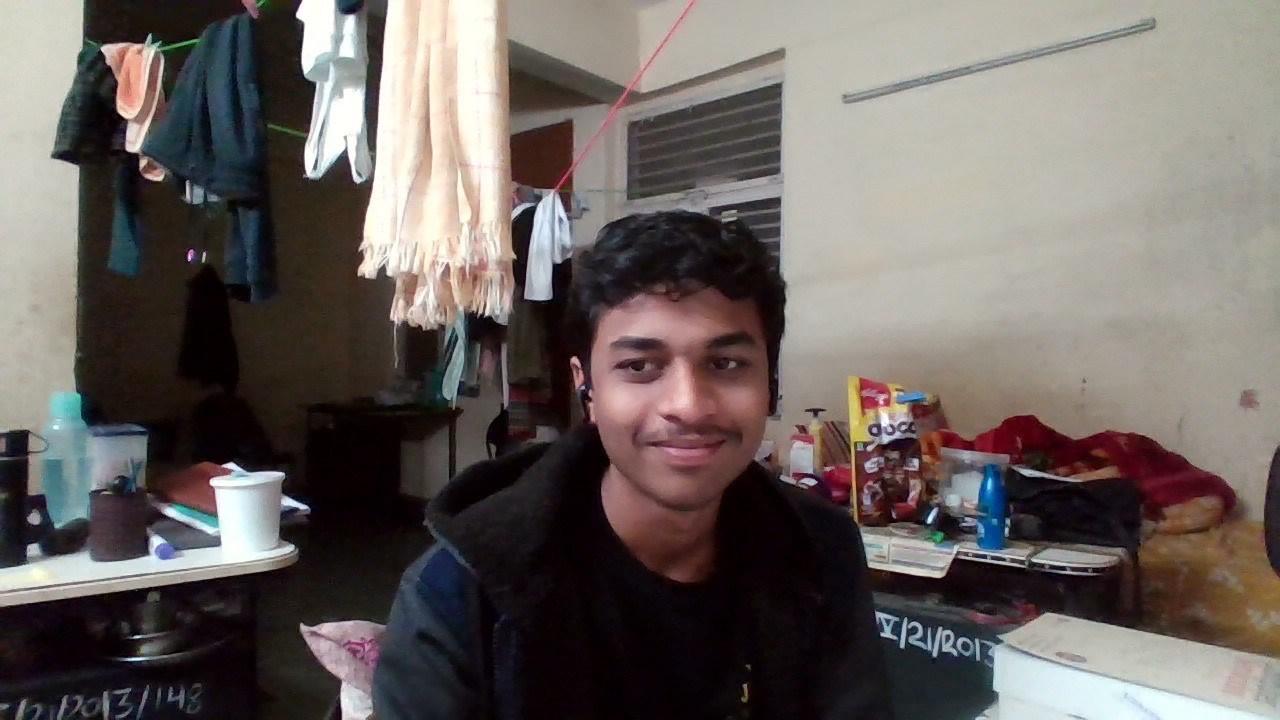
#> input picture server/Faces/WIN_20250120_23_48_21_Pro.jpg, 1280 x 720 px
$ python simple_face_recognition.py
#> lines starting #> are read from the running program, lines starting #| are printed output that depends on the picture
import cv2
import numpy as np
import os
from collections import Counter

class SimpleFaceRecognition:
    def __init__(self, faces_dir):
        self.faces_dir = faces_dir
        # Load OpenCV's pre-trained face detection model
        self.face_cascade = cv2.CascadeClassifier(cv2.data.haarcascades + 'haarcascade_frontalface_default.xml')

        # Initialize face recognizer
        self.face_recognizer = cv2.face.LBPHFaceRecognizer_create()

        # Load known faces
        self.known_faces = []
        self.known_names = []
        self.load_known_faces()

    def load_known_faces(self):
        """Load and process all images in the faces directory"""
        if not os.path.exists(self.faces_dir):
            print(f"Faces directory {self.faces_dir} not found!")
            return

        faces = []
        labels = []
        names = []

        label_counter = 0

        for filename in os.listdir(self.faces_dir):
            if filename.lower().endswith(('.png', '.jpg', '.jpeg')) and filename != 'temp.jpg':
                name = os.path.splitext(filename)[0]
                image_path = os.path.join(self.faces_dir, filename)

                # Load image
                image = cv2.imread(image_path)
#> image is the input picture: shape (720, 1280, 3); mean B, G, R 95.1, 98.8, 106.1
                if image is not None:
                    # Convert to grayscale
                    gray = cv2.cvtColor(image, cv2.COLOR_BGR2GRAY)
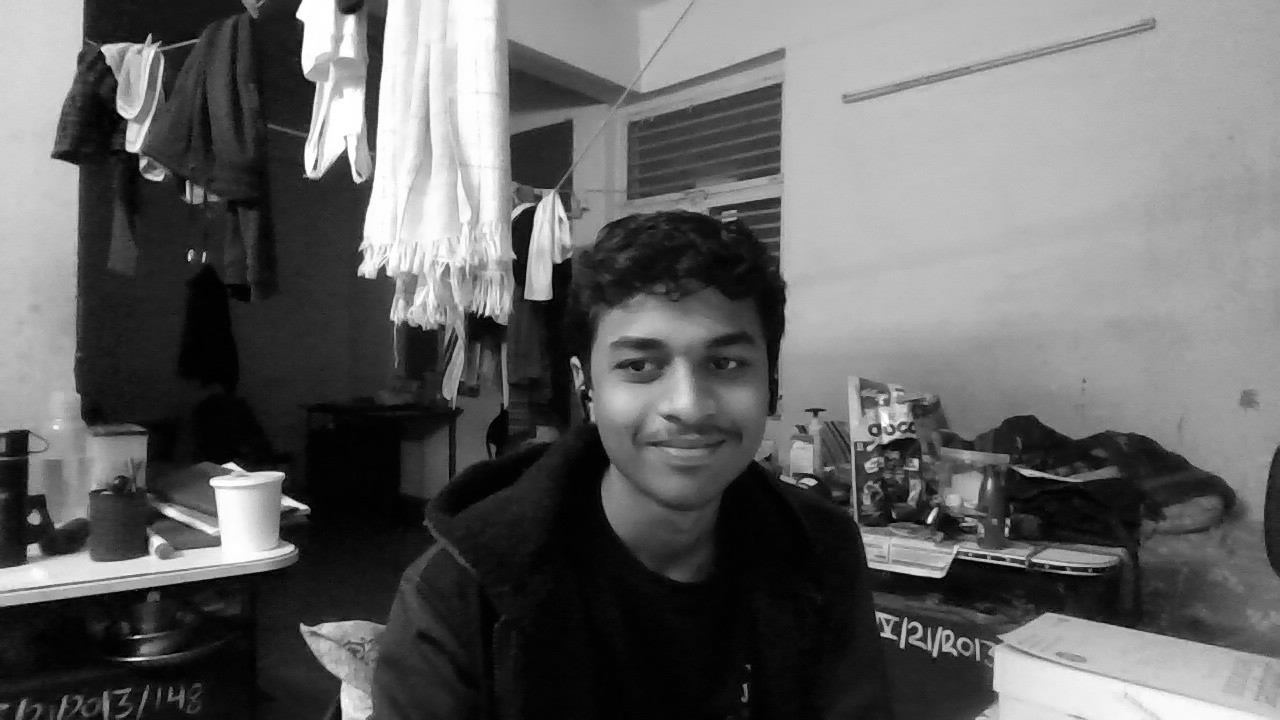
#> gray: shape (720, 1280); min 0, max 255, mean 100.5

                    # Detect faces
                    detected_faces = self.face_cascade.detectMultiScale(gray, 1.1, 4)
#> detected_faces = [[105, 102, 50, 50], [499, 363, 59, 59], [567, 274, 231, 231]]

                    if len(detected_faces) > 0:
                        # Take the first (largest) face
                        (x, y, w, h) = detected_faces[0]
#> x = 105; y = 102; w = 50; h = 50
                        face_roi = gray[y:y+h, x:x+w]
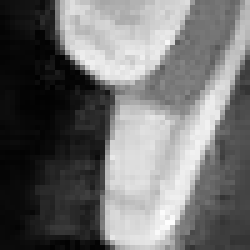
#> face_roi: shape (50, 50) (shown 5 times larger); min 1, max 254, mean 111.3

                        # Resize face to standard size
                        face_roi = cv2.resize(face_roi, (100, 100))
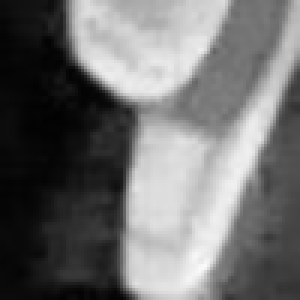
#> face_roi: shape (100, 100) (shown 3 times larger); min 2, max 250, mean 111.3

                        faces.append(face_roi)
                        labels.append(label_counter)
                        names.append(name)

                        print(f"Loaded face for: {name}")
                        label_counter += 1
                    else:
                        print(f"No face detected in {filename}")
#> pass 2 of the loop in load_known_faces, `for filename in os.listdir(self.faces_dir):`:
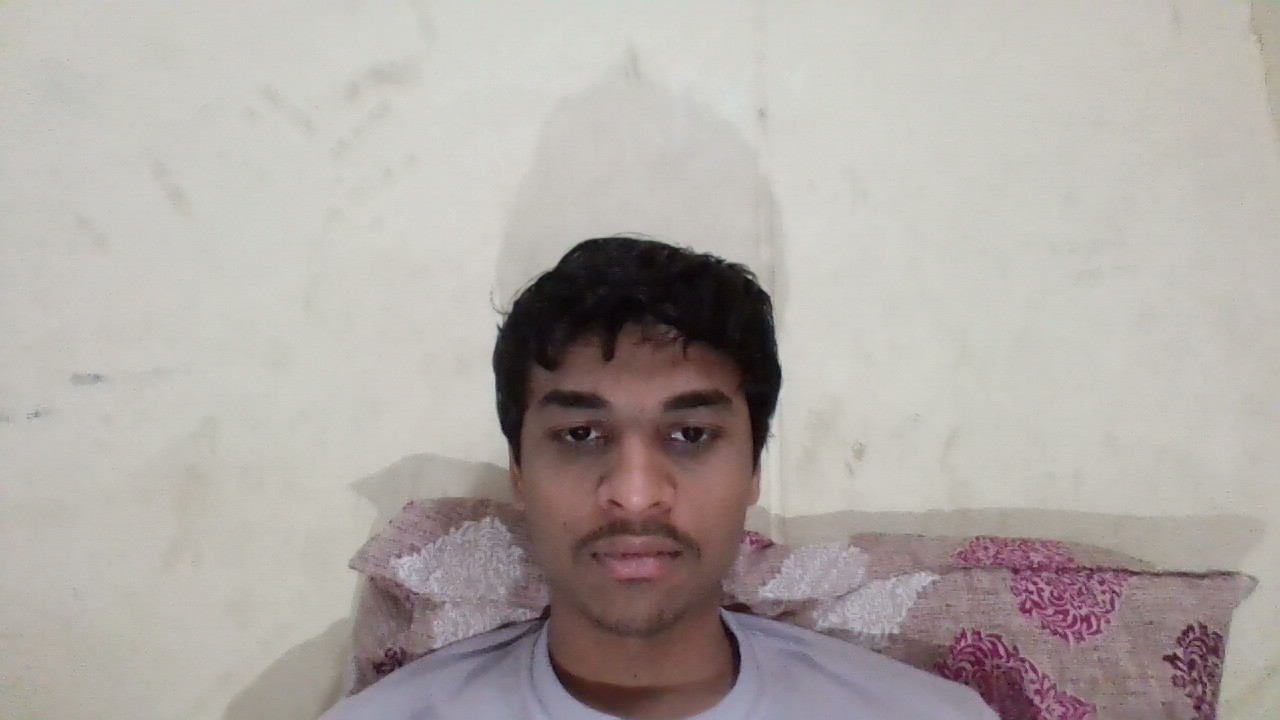
#> input picture server/Faces/WIN_20250428_22_05_53_Pro.jpg, 1280 x 720 px
#> in load_known_faces, image is the input picture: shape (720, 1280, 3); mean B, G, R 165.4, 169.2, 175.8
#> in load_known_faces, `gray = cv2.cvtColor(image, cv2.COLOR_BGR2GRAY)`:
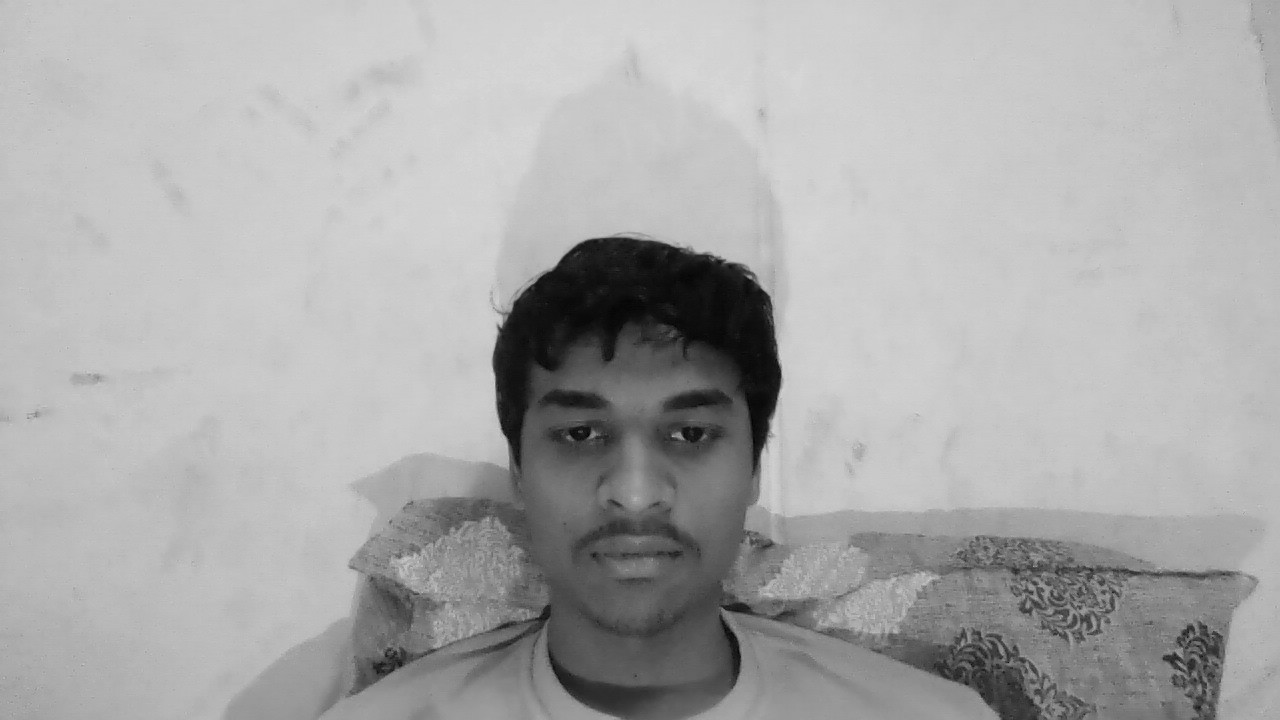
#> gray: shape (720, 1280); min 1, max 217, mean 170.7
#> detected_faces = [[479, 316, 313, 313]]
#> x = 479; y = 316; w = 313
#> in load_known_faces, `face_roi = gray[y:y+h, x:x+w]`:
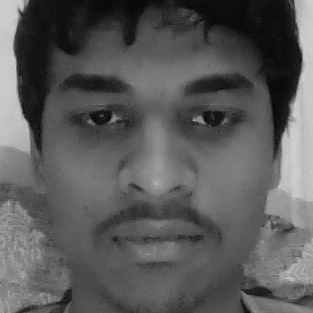
#> face_roi: shape (313, 313); min 1, max 210, mean 90.2
#> pass 3 of the loop in load_known_faces, `for filename in os.listdir(self.faces_dir):`:
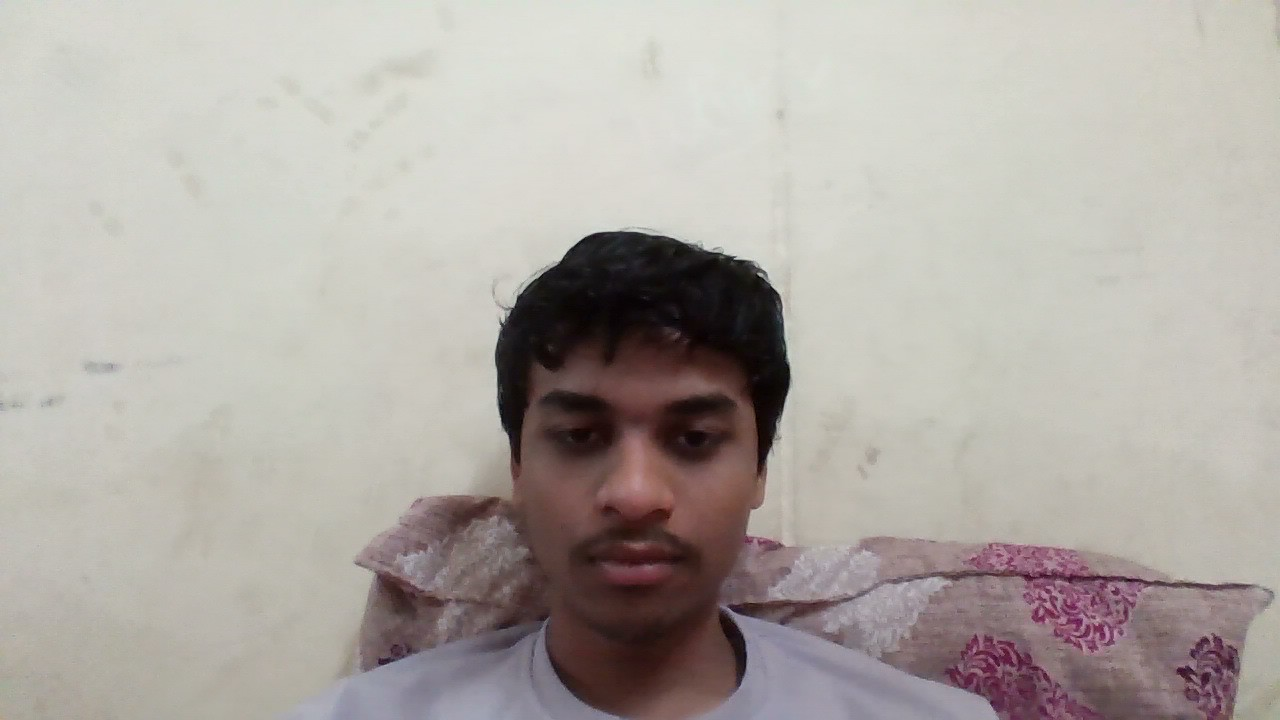
#> input picture server/Faces/WIN_20250428_22_06_02_Pro.jpg, 1280 x 720 px
#> in load_known_faces, image is the input picture: shape (720, 1280, 3); mean B, G, R 165.3, 170.8, 176.7
#> in load_known_faces, `gray = cv2.cvtColor(image, cv2.COLOR_BGR2GRAY)`:
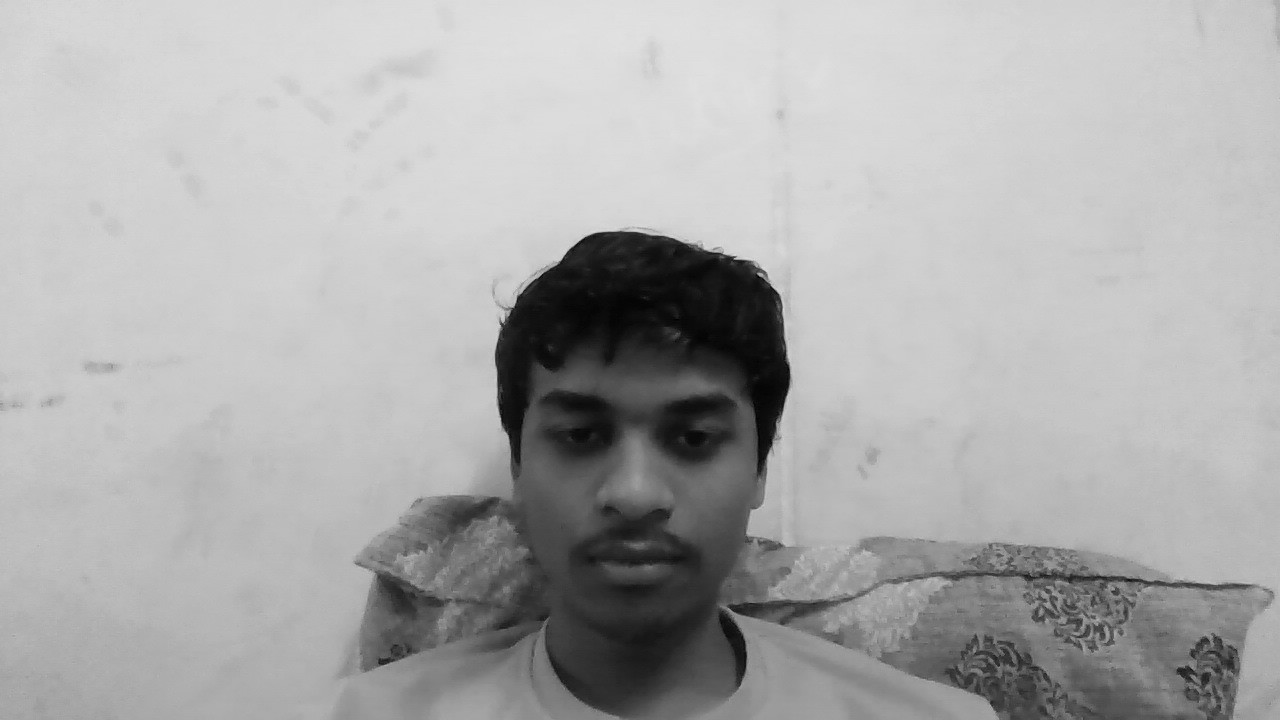
#> gray: shape (720, 1280); min 0, max 226, mean 171.9
#> detected_faces = [[1163, 653, 61, 61], [473, 304, 336, 336]]
#> x = 1163; y = 653; w = 61
#> in load_known_faces, `face_roi = gray[y:y+h, x:x+w]`:
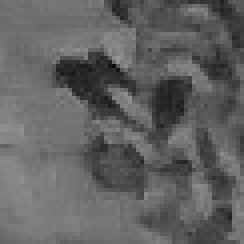
#> face_roi: shape (61, 61) (shown 4 times larger); min 14, max 150, mean 97.4
#> the loop made 4 passes; the first 3 are shown

        if len(faces) > 0:
            # Train the face recognizer
            self.face_recognizer.train(faces, np.array(labels))
            self.known_names = names
            print(f"Training completed with {len(faces)} faces")
        else:
            print("No faces found for training!")

    def recognize_face_from_camera(self, duration_seconds=10, confidence_threshold=50):
        """Recognize face from camera feed"""
        cap = cv2.VideoCapture(0)
        if not cap.isOpened():
            print("Error: Could not open camera")
            return None

        cap.set(cv2.CAP_PROP_FRAME_WIDTH, 640)
        cap.set(cv2.CAP_PROP_FRAME_HEIGHT, 480)

        recognized_names = []
        frame_count = 0
        max_frames = duration_seconds * 10  # Check every few frames

        print(f"Starting face recognition for {duration_seconds} seconds...")
        print("Press 'q' to quit early")

        while frame_count < max_frames:
            ret, frame = cap.read()
            if not ret:
                print("Error: Could not read frame")
                break

            # Convert to grayscale
            gray = cv2.cvtColor(frame, cv2.COLOR_BGR2GRAY)

            # Detect faces
            faces = self.face_cascade.detectMultiScale(gray, 1.1, 4)

            for (x, y, w, h) in faces:
                # Extract face ROI
                face_roi = gray[y:y+h, x:x+w]
                face_roi = cv2.resize(face_roi, (100, 100))

                # Recognize face
                if len(self.known_names) > 0:
                    label, confidence = self.face_recognizer.predict(face_roi)

                    # Lower confidence means better match
                    if confidence < confidence_threshold:
                        name = self.known_names[label]
                        recognized_names.append(name)
                        print(f"Recognized: {name} (confidence: {confidence:.2f})")

                        # Draw rectangle and name
                        cv2.rectangle(frame, (x, y), (x+w, y+h), (0, 255, 0), 2)
                        cv2.putText(frame, f"{name} ({confidence:.1f})",
                                  (x, y-10), cv2.FONT_HERSHEY_SIMPLEX, 0.9, (0, 255, 0), 2)
                    else:
                        # Unknown face
                        cv2.rectangle(frame, (x, y), (x+w, y+h), (0, 0, 255), 2)
                        cv2.putText(frame, "Unknown",
                                  (x, y-10), cv2.FONT_HERSHEY_SIMPLEX, 0.9, (0, 0, 255), 2)
                else:
                    # No trained faces
                    cv2.rectangle(frame, (x, y), (x+w, y+h), (255, 0, 0), 2)
                    cv2.putText(frame, "No trained faces",
                              (x, y-10), cv2.FONT_HERSHEY_SIMPLEX, 0.9, (255, 0, 0), 2)

            # Display the frame
            cv2.imshow('Face Recognition', frame)

            # Check for quit
            if cv2.waitKey(100) & 0xFF == ord('q'):  # Check every 100ms
                break

            frame_count += 1

        cap.release()
        cv2.destroyAllWindows()

        # Determine the most recognized face
        if recognized_names:
            most_common = Counter(recognized_names).most_common(1)
            return most_common[0][0]  # Return the most frequently recognized name

        return None

    def test_recognition(self):
        """Test the recognition system"""
        print("Available faces:")
        for name in self.known_names:
            print(f"- {name}")

        if len(self.known_names) == 0:
            print("No faces loaded! Please add face images to the Faces directory.")
            return None

        print(f"\nStarting camera recognition test...")
        print("Make sure your camera is working and position your face in front of it.")

        result = self.recognize_face_from_camera(duration_seconds=15)

        if result:
            print(f"\nRecognition result: {result}")
        else:
            print("\nNo face recognized or confidence too low")

        return result

# Create a simplified version that can be imported
def recognize_face(faces_directory, duration=10):
    """Simple function to recognize a face"""
    recognizer = SimpleFaceRecognition(faces_directory)
    return recognizer.recognize_face_from_camera(duration)

# Example usage
if __name__ == "__main__":
    # Update this path to match your faces directory
    faces_directory = os.path.join(os.path.dirname(__file__), "..", "Faces")

    # Create face recognition instance
    face_recognizer = SimpleFaceRecognition(faces_directory)

    # Test the system
#> (the run stopped early here; a loop or call above may not have finished)
